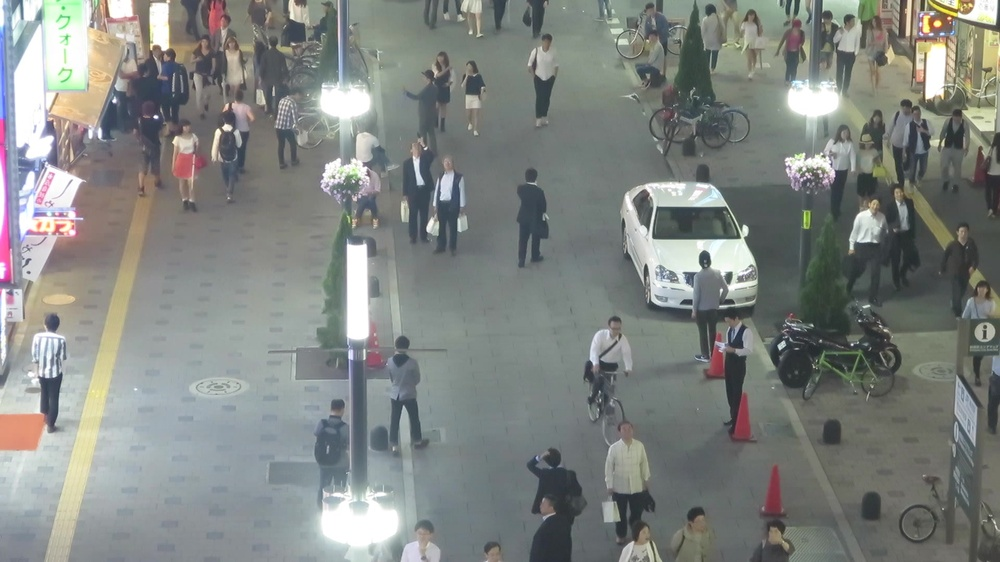
#> input picture ch01/street_pedestrian/000001.jpg, 1000 x 562 px, shrunk from 1920 x 1080 before the run; its folder holds 4 pictures in this run
$ python cv_optical_flow.py
#> lines starting #> are read from the running program, lines starting #| are printed output that depends on the picture; after the words box and inside, x2 and y2 are one past the last pixel; in counts of white or black regions, pixels touching at a corner belong together
import os, cv2
import numpy as np

if __name__ == '__main__':

    root_path = "./street_pedestrian"

    # ShiTomasi corner detection的参数
    feature_params = dict(maxCorners=100,
                          qualityLevel=0.3,
                          minDistance=7,
                          blockSize=7)
    # 光流法参数
    # maxLevel 最大使用的图像金字塔层数
    lk_params = dict(winSize=(15, 15),
                     maxLevel=2,
                     criteria=(
                         cv2.TERM_CRITERIA_EPS |
                         cv2.TERM_CRITERIA_COUNT,
                         10, 0.03))

    # 创建随机生成的颜色
    color = np.random.randint(0, 255, (100, 3))

    all_files = []
    for file in os.listdir(root_path):
        ful_path = os.path.join(root_path, file)
        all_files.append(ful_path)
#> pass 2 of the loop `for file in os.listdir(root_path):`:
#> pass 3 of the loop `for file in os.listdir(root_path):`:
#> the loop made 4 passes; the first 3 are shown

    old_frame = cv2.imread(all_files[0])
#> old_frame is the input picture: shape (562, 1000, 3); mean B, G, R 129.7, 133.1, 129.2
    old_gray = cv2.cvtColor(old_frame,
                            cv2.COLOR_BGR2GRAY)  # 灰度化
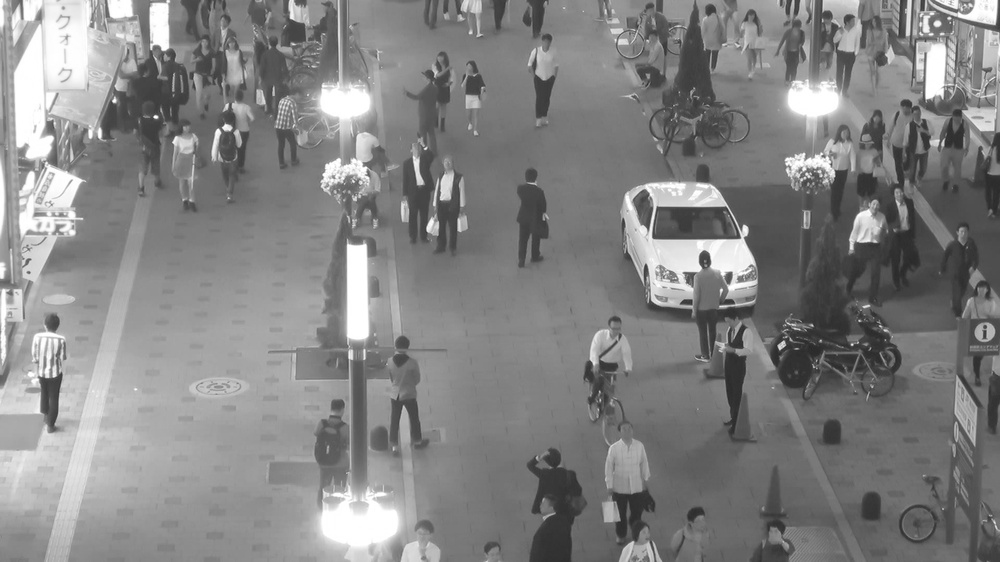
#> old_gray: shape (562, 1000); min 38, max 255, mean 131.5
    p0 = cv2.goodFeaturesToTrack(old_gray, mask=None,
                                 **feature_params)
#> p0 = 100 rows, first 8: [738, 236], [155, 117], [223, 127], [780, 347], [113, 100], [730, 274], [928, 97], [806, 176]
    mask = np.zeros_like(old_frame)  # 为绘制创建掩码图片

    for ful_path in all_files[1:]:
        frame = cv2.imread(ful_path)
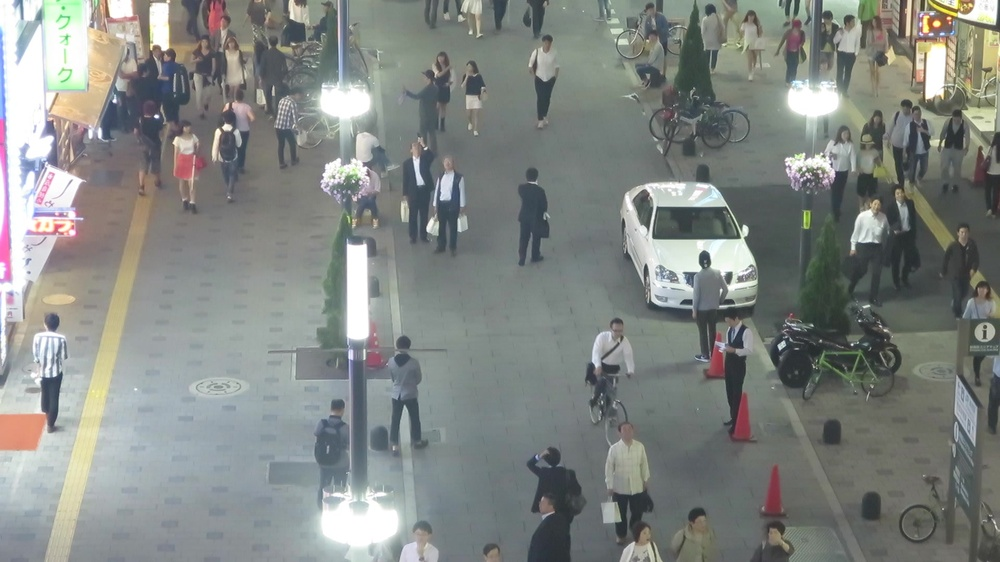
#> input picture ch01/street_pedestrian/000002.jpg, 1000 x 562 px, shrunk from 1920 x 1080 before the run
#> frame is the input picture: shape (562, 1000, 3); mean B, G, R 131.3, 134.8, 130.6
        frame_gray = cv2.cvtColor(frame, cv2.COLOR_BGR2GRAY)
        # 计算光流以获取点的新位置
        p1, st, err = cv2.calcOpticalFlowPyrLK(old_gray,
                                               frame_gray,
                                               p0, None,
                                               **lk_params)
#> p1 = 100 rows, first 8: [738, 236], [155.6, 116.5], [223, 126.8], [780, 347], [113.3, 99.74], [730, 274], [928, 97.01], [806, 176]; st = 100 values from 1 to 1; err = 100 values, max 53.99 at index 71, min 1.43 at index 39, mean 5.13
        # 选择good points
        good_new = p1[st == 1]
#> good_new = 100 pairs, first value -2.86 to 993, second value 5 to 378.1
        good_old = p0[st == 1]
#> good_old = 100 pairs, first value 4 to 993, second value 5 to 378
        # 绘制跟踪框
        for i, (new, old) in enumerate(
                zip(good_new, good_old)):
            a, b = new.ravel()
            c, d = old.ravel()
            mask = cv2.line(mask, (int(a), int(b)),
                            (int(c), int(d)),
                            color[i].tolist(), 2)
            frame = cv2.circle(frame, (int(a), int(b)), 5,
                               color[i].tolist(),
                               -1)
#> this loop made 100 passes
#> (a, b, c, d) on passes 1 to 12: (738, 236, 738, 236), (155.6, 116.5, 155, 117), (223, 126.8, 223, 127), (780, 347, 780, 347), (113.3, 99.74, 113, 100), (730, 274, 730, 274), (928, 97.01, 928, 97), (806, 176, 806, 176), (50.2, 374.6, 50, 375), (231, 127.7, 231, 128), (993, 22, 993, 22), (935.2, 23.06, 936, 23)
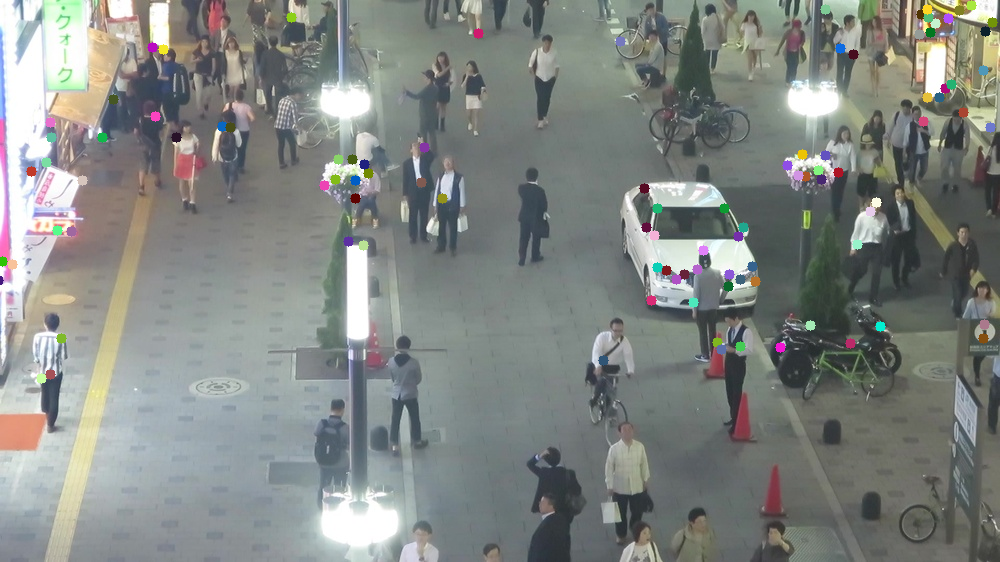
#> frame: shape (562, 1000, 3); mean B, G, R 130.8, 134.3, 130.1
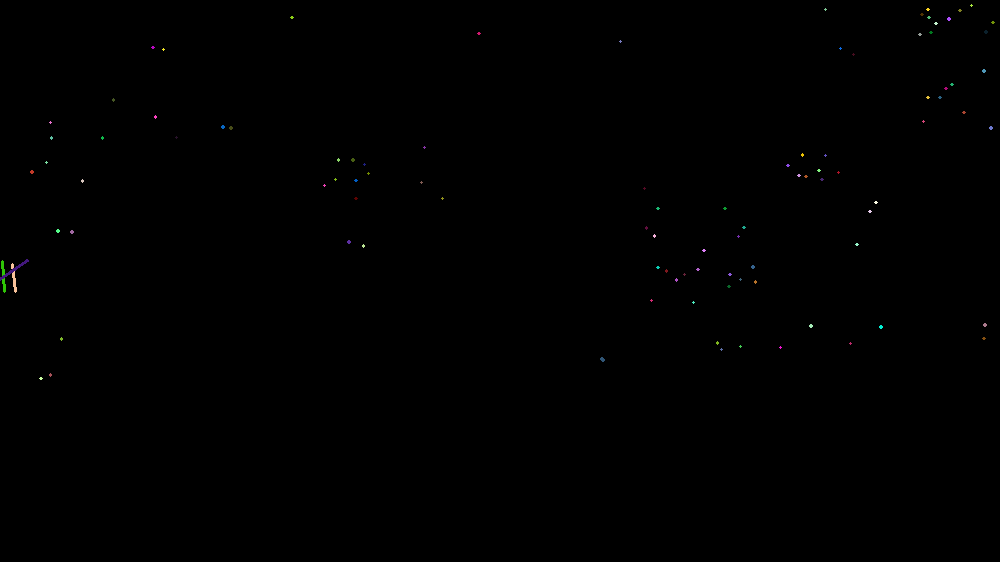
#> mask: shape (562, 1000, 3); mean of channels 0, 1, 2 0.2, 0.2, 0.2; drawn as B, G, R
        img = cv2.add(frame, mask)
        cv2.imshow('frame', img)
        k = cv2.waitKey(0)  # & 0xff
#> (key Esc is pressed here)
        old_gray = frame_gray.copy()
        p0 = good_new.reshape(-1, 1, 2)
#> p0 has the same summary as p1
#> pass 2 of the loop `for ful_path in all_files[1:]:`:
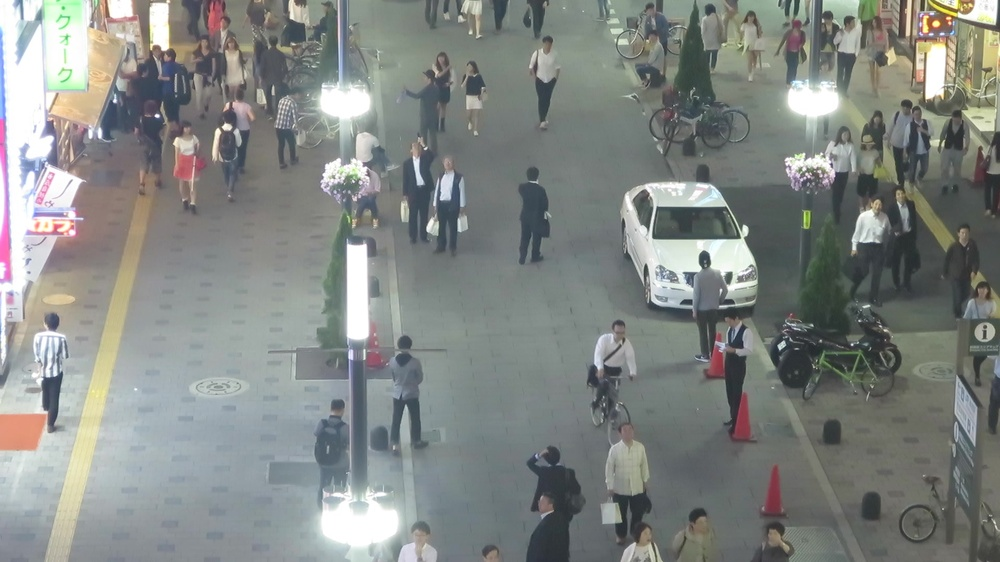
#> input picture ch01/street_pedestrian/000003.jpg, 1000 x 562 px, shrunk from 1920 x 1080 before the run
#> frame is the input picture: shape (562, 1000, 3); mean B, G, R 131.8, 135.1, 130.9
#> p1 = 100 rows, first 8: [738, 236], [156, 115.9], [222.8, 126.4], [780, 347], [113.5, 99.55], [729.9, 274.1], [928, 97.02], [806, 176]; err = 100 values, max 7.91 at index 13, min 0.748 at index 92, mean 2.8
#> good_new = 100 pairs, first value -2.87 to 993, second value 5 to 378
#> good_old = 100 pairs, first value -2.86 to 993, second value 5 to 378.1
#> the loop `for i, (new, old) in enumerate( zip(good_new, good_old)):` made 100 passes
#> (a, b, c, d) on passes 1 to 8: (738, 236, 738, 236), (156, 115.9, 155.6, 116.5), (222.8, 126.4, 223, 126.8), (780, 347, 780, 347), (113.5, 99.55, 113.3, 99.74), (729.9, 274.1, 730, 274), (928, 97.02, 928, 97.01), (806, 176, 806, 176)
#> pass 1, `mask = cv2.line(mask, (int(a), int(b)), (int(c), int(d)), color[i].tol..`:
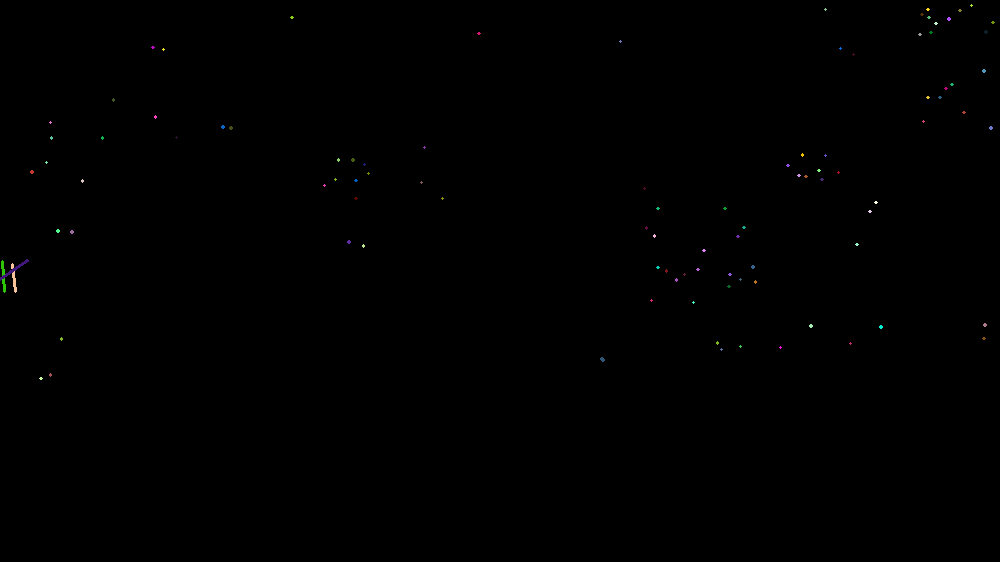
#> mask: shape (562, 1000, 3); under 0.01% of pixels changed, all inside (x1, y1, x2, y2) = (736, 235, 738, 238); drawn as B, G, R
#> after the loop `for i, (new, old) in enumerate(`:
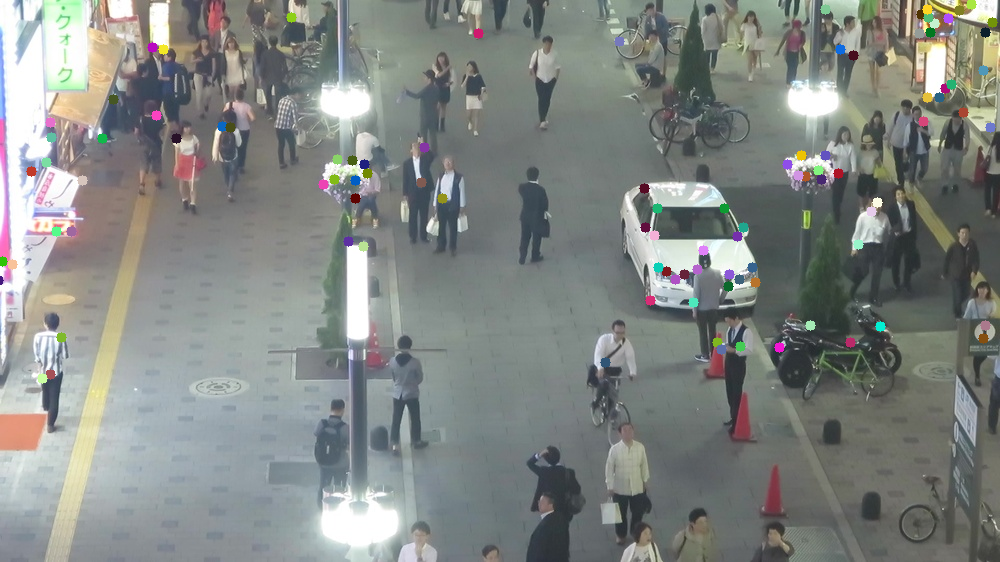
#> frame: shape (562, 1000, 3); mean B, G, R 131.3, 134.6, 130.4
#> (key Enter is pressed here)
#> `p0 = good_new.reshape(-1, 1, 2)`: p0 has the same summary as p1
#> pass 3 of the loop `for ful_path in all_files[1:]:`:
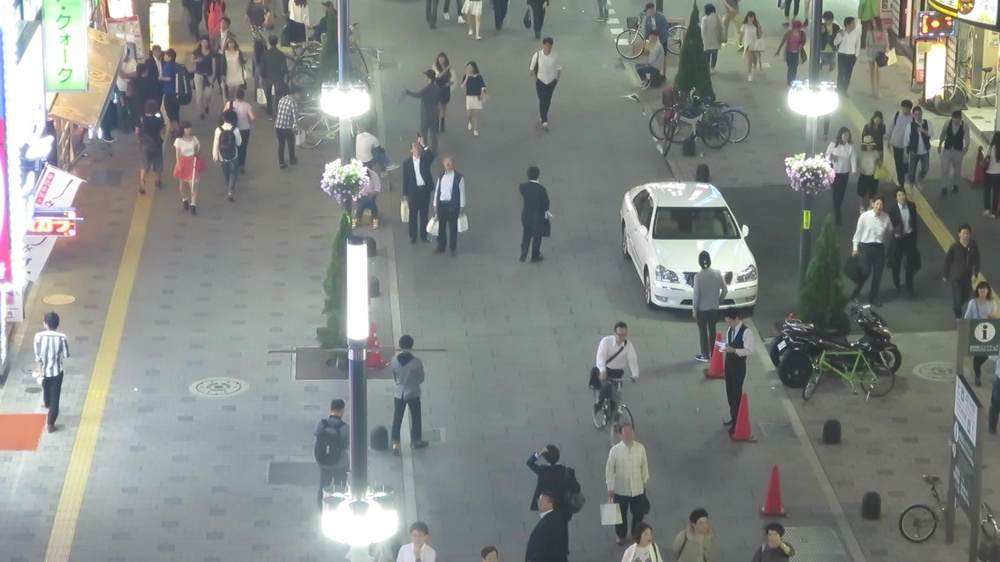
#> input picture ch01/street_pedestrian/000004.jpg, 1000 x 562 px, shrunk from 1920 x 1080 before the run
#> frame is the input picture: shape (562, 1000, 3); mean B, G, R 131.8, 135.2, 131
#> p1 = 100 rows, first 8: [738, 236], [156.4, 115.2], [222.7, 125.8], [780, 347], [113.7, 99.4], [729.9, 274.1], [928, 97.01], [806, 176]; err = 100 values, max 8.97 at index 81, min 0.695 at index 71, mean 2.89
#> good_new = 100 pairs, first value -2.81 to 993, second value 5.01 to 377.5
#> good_old = 100 pairs, first value -2.87 to 993, second value 5 to 378
#> the loop `for i, (new, old) in enumerate( zip(good_new, good_old)):` made 100 passes
#> (a, b, c, d) on passes 1 to 8: (738, 236, 738, 236), (156.4, 115.2, 156, 115.9), (222.7, 125.8, 222.8, 126.4), (780, 347, 780, 347), (113.7, 99.4, 113.5, 99.55), (729.9, 274.1, 729.9, 274.1), (928, 97.01, 928, 97.02), (806, 176, 806, 176)
#> pass 3, `mask = cv2.line(mask, (int(a), int(b)), (int(c), int(d)), color[i].tol..`:
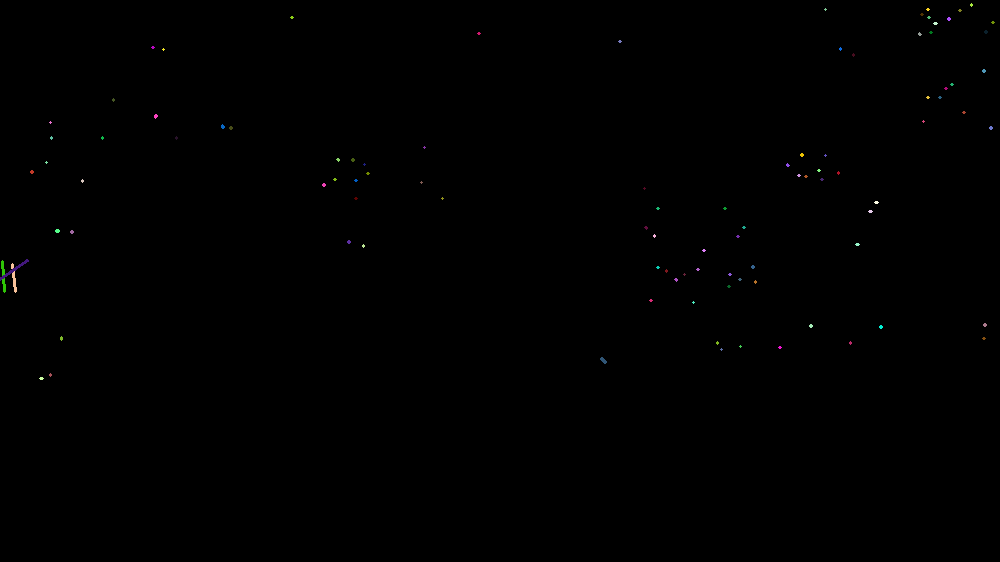
#> mask: shape (562, 1000, 3); mean of channels 0, 1, 2 0.2, 0.3, 0.2; drawn as B, G, R
#> after the loop `for i, (new, old) in enumerate(`:
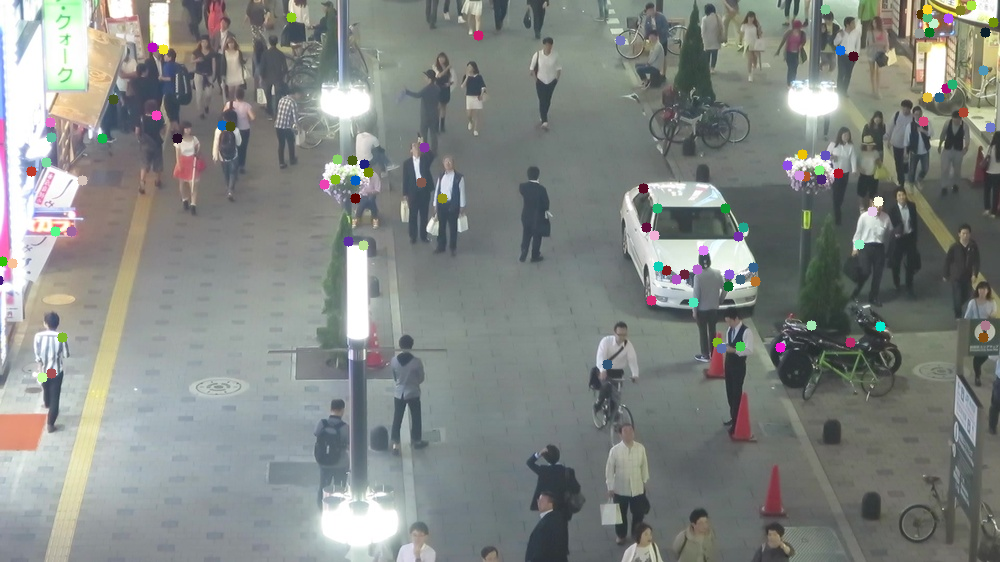
#> frame: shape (562, 1000, 3); mean B, G, R 131.3, 134.7, 130.5

    cv2.destroyAllWindows()
